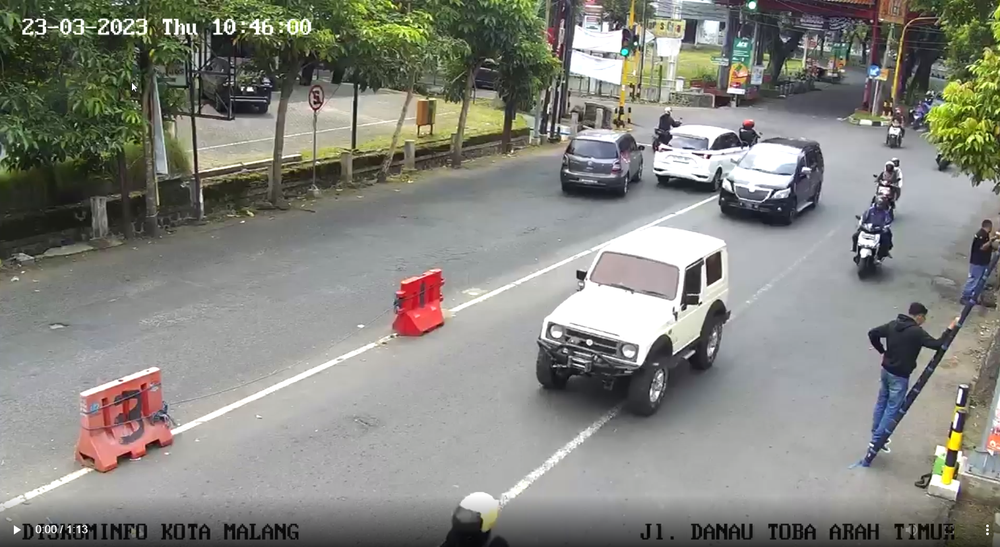
#> input picture fix/dataset-primer/2.png, 1000 x 547 px, shrunk from 1516 x 829 before the run
$ python tes-gpt.py
#> lines starting #> are read from the running program, lines starting #| are printed output that depends on the picture; after the words box and inside, x2 and y2 are one past the last pixel; in counts of white or black regions, pixels touching at a corner belong together
import cv2

# Read the image
image = cv2.imread('../fix/dataset-primer/2.png')
#> image is the input picture: shape (547, 1000, 3); mean B, G, R 126.7, 133.5, 133.1

# Convert the image to grayscale
gray_image = cv2.cvtColor(image, cv2.COLOR_BGR2GRAY)
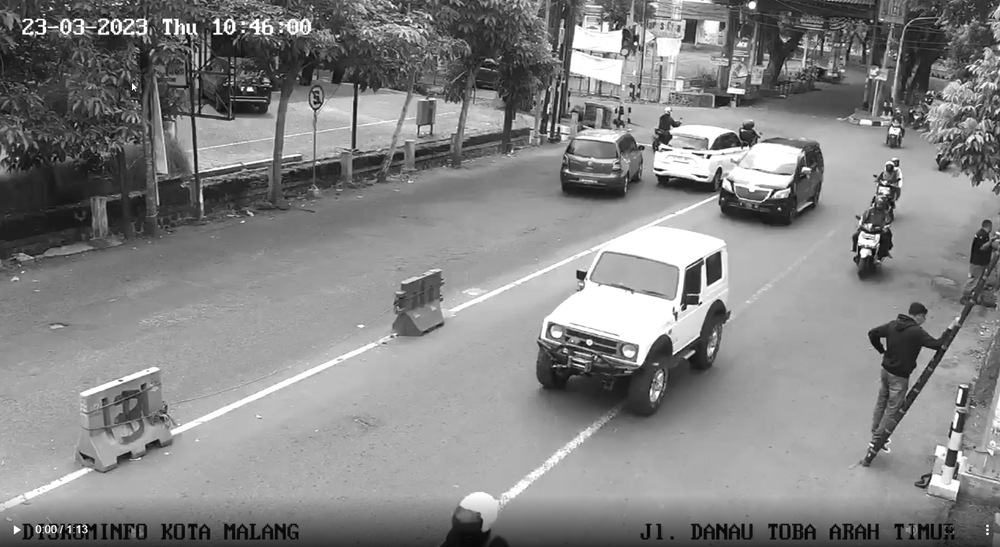
#> gray_image: shape (547, 1000); min 0, max 255, mean 132.6

# Apply threshold to convert the image to binary
ret, threshold_image = cv2.threshold(gray_image, 0, 255, cv2.THRESH_BINARY+cv2.THRESH_OTSU)
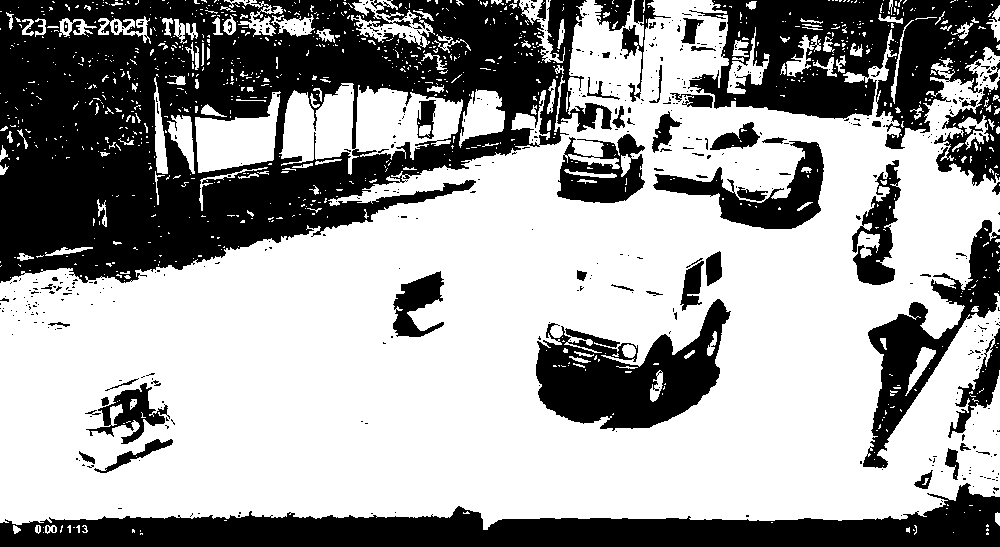
#> threshold_image: shape (547, 1000); 62.3% white; 508 black regions (442 under 20 px), largest, box (x1, y1, x2, y2) and area: (0, 0, 612, 283) 99659, (0, 483, 1000, 547) 29812, (688, 0, 1000, 149) 25160
#> ret = 120

# Apply morphological operations to remove noise and fill holes
kernel = cv2.getStructuringElement(cv2.MORPH_RECT, (5,5))
opening = cv2.morphologyEx(threshold_image, cv2.MORPH_OPEN, kernel)
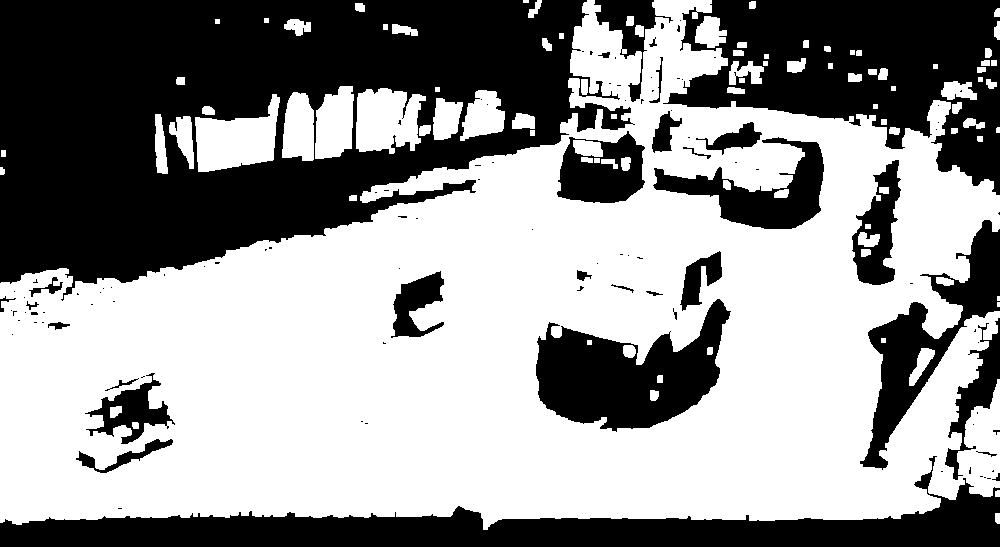
#> opening: shape (547, 1000); 57.9% white; 113 black regions (81 under 20 px), largest, box (x1, y1, x2, y2) and area: (0, 0, 635, 301) 113740, (663, 0, 1000, 195) 35318, (0, 456, 1000, 547) 30709

# Subtract the background
background = cv2.dilate(opening, kernel, iterations=3)
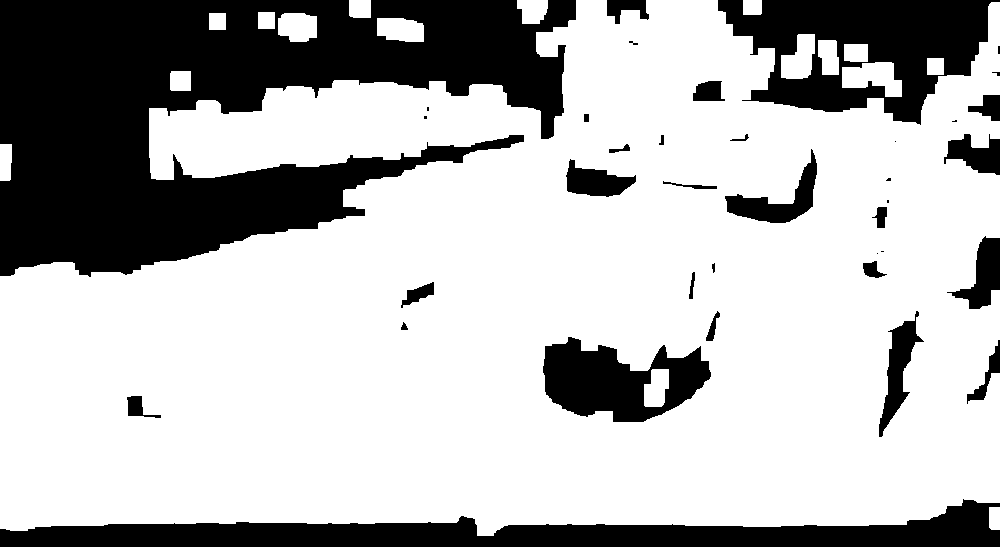
#> background: shape (547, 1000); 71.5% white; 37 black regions (11 under 20 px), largest, box (x1, y1, x2, y2) and area: (0, 0, 576, 277) 91833, (0, 499, 1000, 547) 23170, (718, 0, 1000, 125) 19431
dist_transform = cv2.distanceTransform(opening, cv2.DIST_L2, 5)
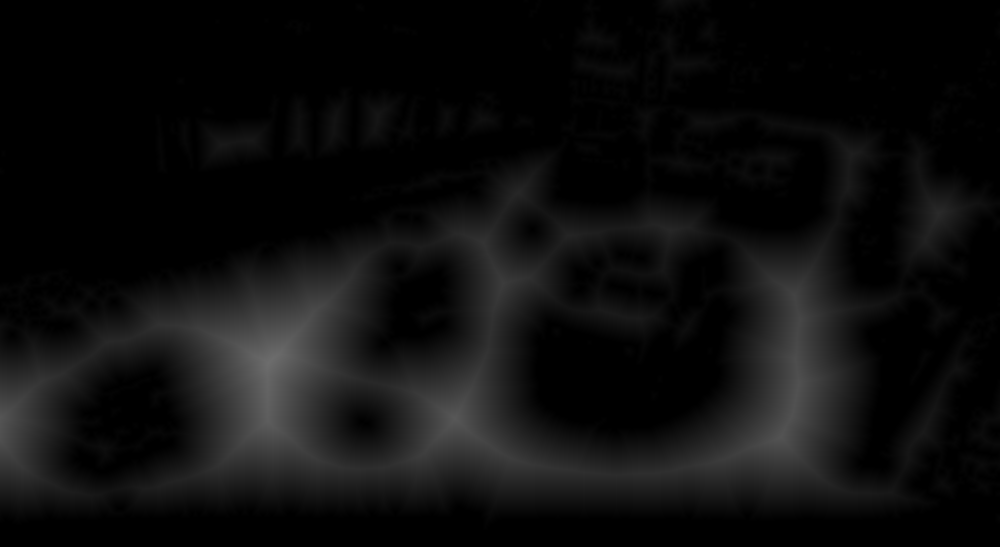
#> dist_transform: shape (547, 1000) float32; min 0, max 109.1, mean 14
ret, foreground = cv2.threshold(dist_transform, 0.7*dist_transform.max(), 255, 0)
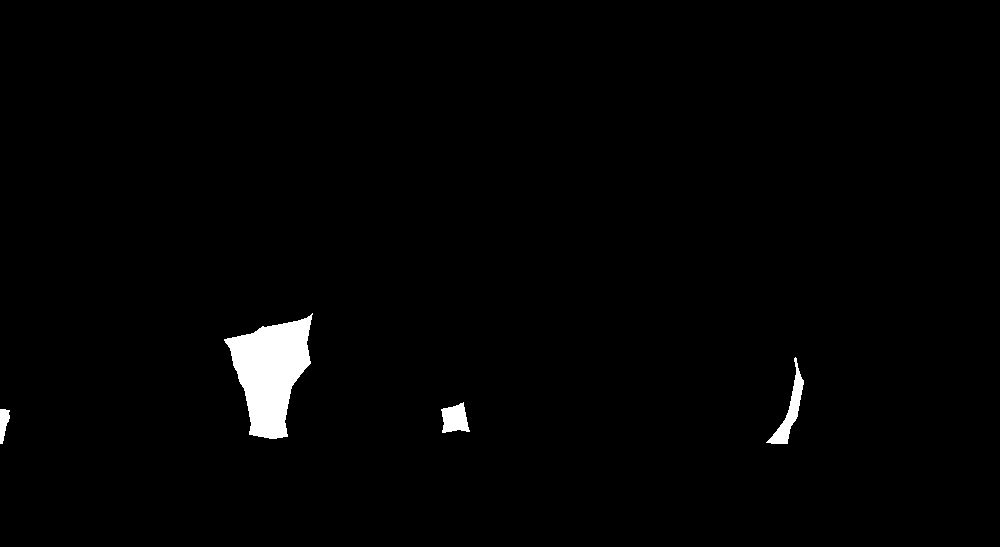
#> foreground: shape (547, 1000) float32; 1.5% white; 4 white regions, box (x1, y1, x2, y2) and area: (224, 313, 313, 439) 6407, (766, 357, 804, 444) 858, (441, 402, 470, 433) 621, (0, 409, 10, 444) 233
#> ret = 76.36

# Display the results
cv2.imshow('Original Image', image)
cv2.imshow('Foreground Image', foreground.astype('uint8'))

# Wait for user input
cv2.waitKey(0)

# Destroy all windows
cv2.destroyAllWindows()

$ run again, with fix/dataset-primer/1.png copied over fix/dataset-primer/2.png
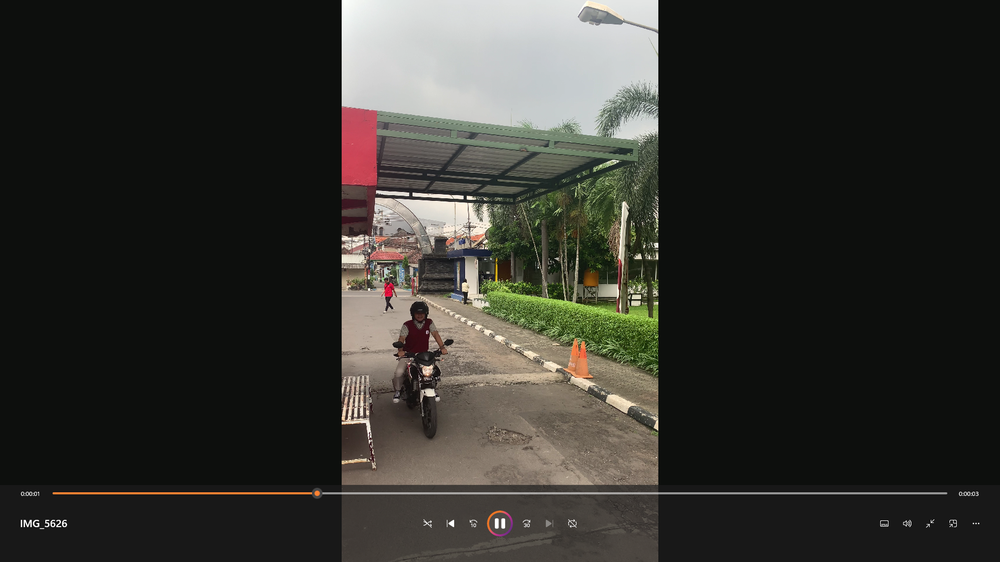
#> input picture fix/dataset-primer/1.png, 1000 x 562 px, shrunk from 1920 x 1080 before the run
#> image is the input picture: shape (562, 1000, 3); mean B, G, R 45.2, 50.2, 50.6
#> `ret, threshold_image = cv2.threshold(gray_image, 0, 255, cv2.THRESH_BI..`:
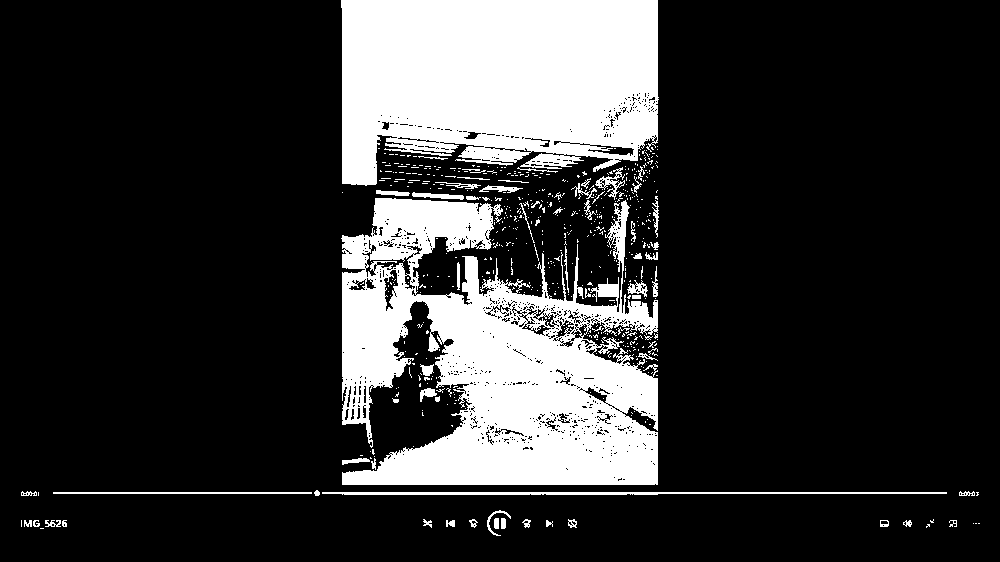
#> threshold_image: shape (562, 1000); 19.9% white; 569 white regions (505 under 20 px), largest, box (x1, y1, x2, y2) and area: (341, 198, 658, 485) 54997, (341, 0, 659, 186) 49609, (322, 492, 947, 495) 1556
#> `ret, threshold_image = cv2.threshold(gray_image, 0, 255, cv2.THRESH_BI..`: ret = 91
#> opening: shape (562, 1000); 16.8% white; 30 white regions, largest, box (x1, y1, x2, y2) and area: (341, 0, 658, 185) 47224, (342, 256, 658, 485) 39780, (370, 198, 491, 254) 4513
#> background: shape (562, 1000); 22.3% white; 7 white regions, largest, box (x1, y1, x2, y2) and area: (336, 188, 664, 491) 68061, (335, 0, 664, 191) 54041, (610, 196, 634, 267) 1396
#> `ret, foreground = cv2.threshold(dist_transform, 0.7*dist_transform.max..`:
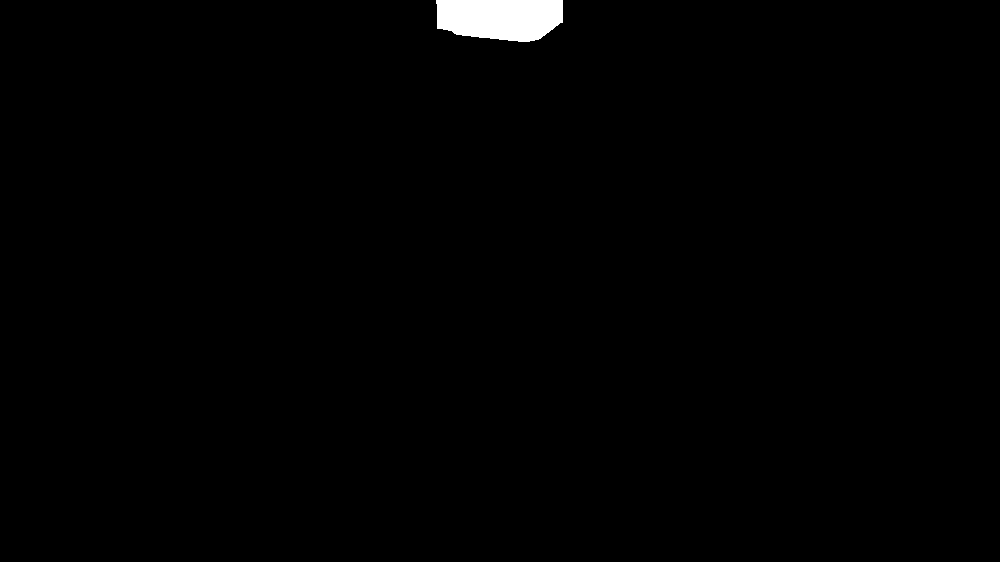
#> foreground: shape (562, 1000) float32; 0.81% white; 1 white region, box (x1, y1, x2, y2) and area: (436, 0, 563, 42) 4560
#> `ret, foreground = cv2.threshold(dist_transform, 0.7*dist_transform.max..`: ret = 95.9

$ run again, with fix/dataset-primer/2-bg.png copied over fix/dataset-primer/2.png
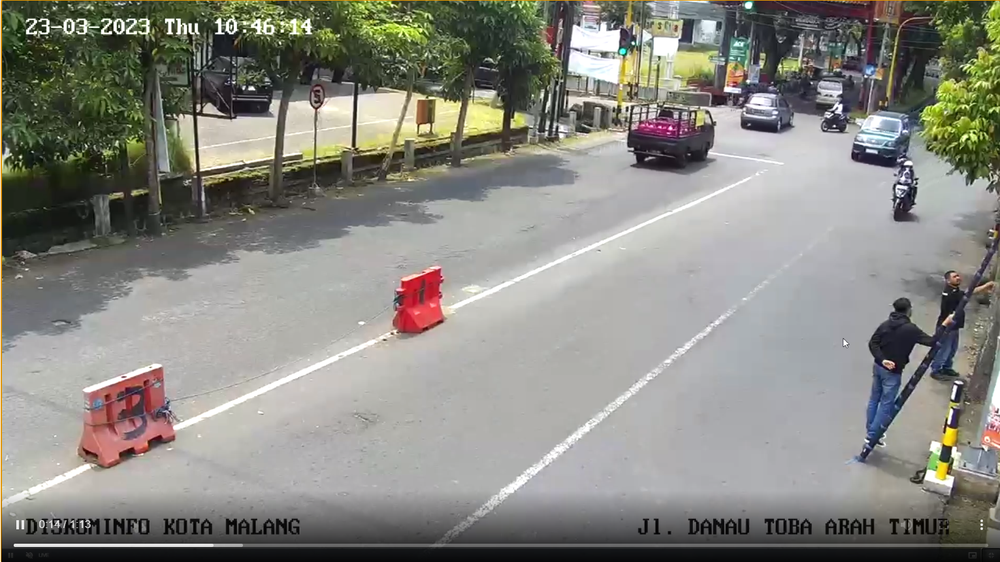
#> input picture fix/dataset-primer/2-bg.png, 1000 x 562 px, shrunk from 1531 x 860 before the run
#> image is the input picture: shape (562, 1000, 3); mean B, G, R 128.8, 135.9, 136.5
#> `ret, threshold_image = cv2.threshold(gray_image, 0, 255, cv2.THRESH_BI..`:
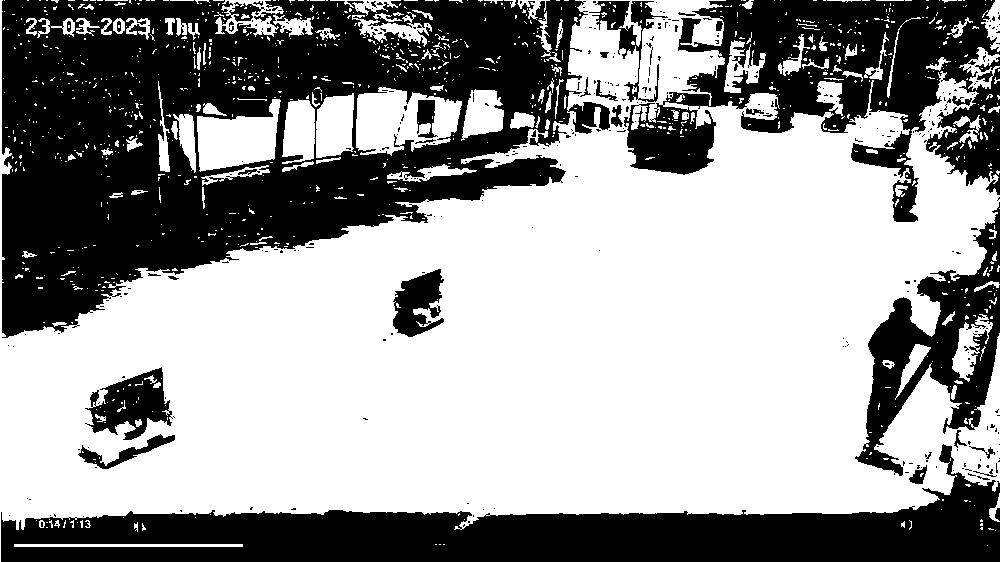
#> threshold_image: shape (562, 1000); 60% white; 343 black regions (308 under 20 px), largest, box (x1, y1, x2, y2) and area: (2, 0, 610, 338) 113257, (1, 444, 1000, 562) 48972, (624, 0, 1000, 222) 37564
#> `ret, threshold_image = cv2.threshold(gray_image, 0, 255, cv2.THRESH_BI..`: ret = 124
#> opening: shape (562, 1000); 55.9% white; 54 black regions (47 under 20 px), largest, box (x1, y1, x2, y2) and area: (0, 0, 1000, 562) 240632, (85, 367, 175, 440) 3718, (393, 269, 444, 337) 2425
#> background: shape (562, 1000); 67.4% white; 26 black regions (6 under 20 px), largest, box (x1, y1, x2, y2) and area: (0, 0, 578, 332) 103603, (0, 482, 1000, 562) 43008, (716, 0, 986, 127) 19534
#> `ret, foreground = cv2.threshold(dist_transform, 0.7*dist_transform.max..`:
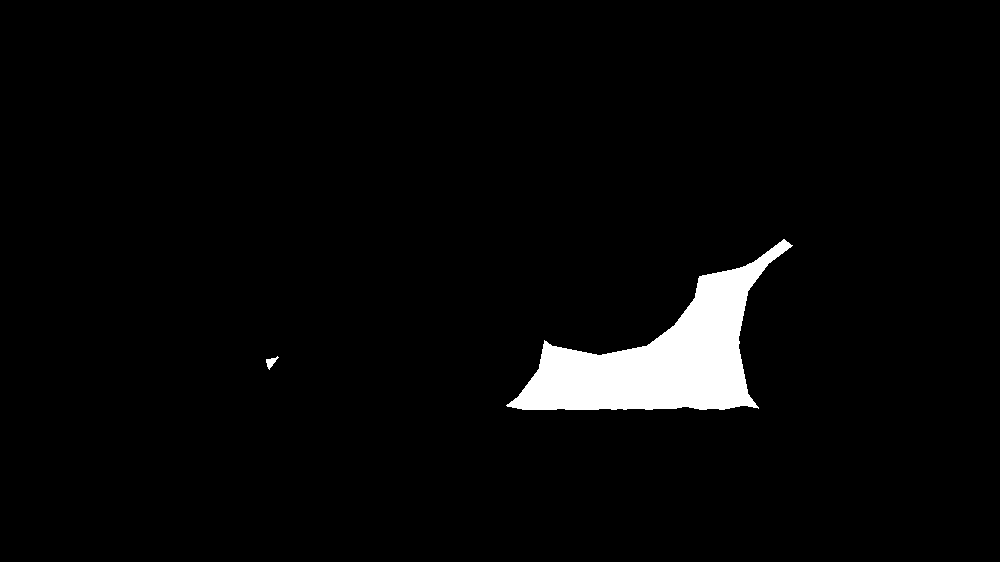
#> foreground: shape (562, 1000) float32; 3.3% white; 2 white regions, box (x1, y1, x2, y2) and area: (506, 239, 793, 410) 18641, (266, 356, 279, 370) 81
#> `ret, foreground = cv2.threshold(dist_transform, 0.7*dist_transform.max..`: ret = 104.4
